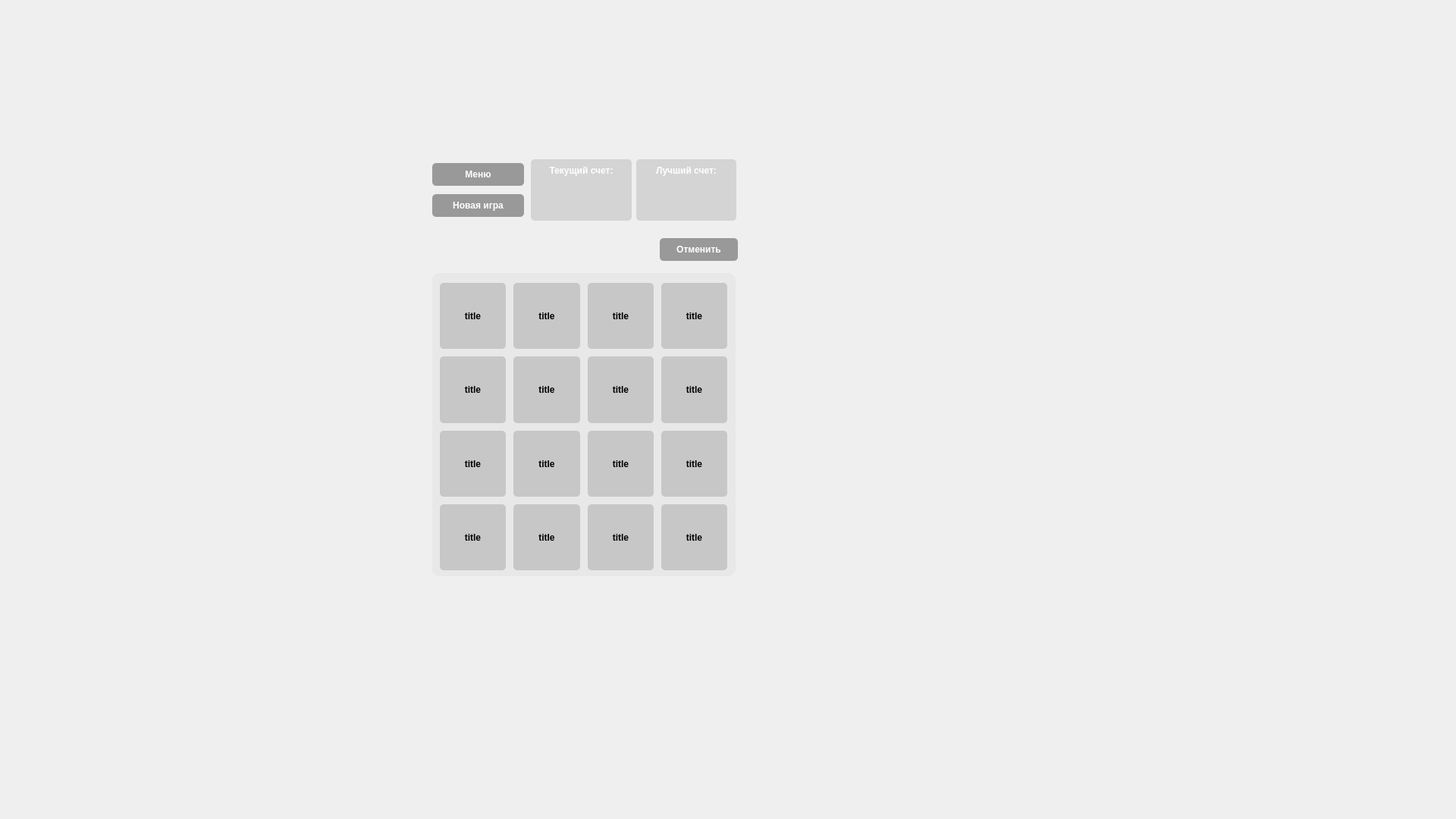
<?xml version="1.0" encoding="UTF-8"?>
<ui version="4.0">
 <class>MainWindow</class>
 <widget class="QMainWindow" name="MainWindow">
  <property name="enabled">
   <bool>true</bool>
  </property>
  <property name="geometry">
   <rect>
    <x>0</x>
    <y>0</y>
    <width>1920</width>
    <height>1080</height>
   </rect>
  </property>
  <property name="minimumSize">
   <size>
    <width>1920</width>
    <height>1080</height>
   </size>
  </property>
  <property name="maximumSize">
   <size>
    <width>1920</width>
    <height>1080</height>
   </size>
  </property>
  <property name="windowTitle">
   <string>MainWindow</string>
  </property>
  <property name="animated">
   <bool>true</bool>
  </property>
  <property name="unifiedTitleAndToolBarOnMac">
   <bool>false</bool>
  </property>
  <widget class="QWidget" name="centralwidget">
   <property name="mouseTracking">
    <bool>false</bool>
   </property>
   <property name="autoFillBackground">
    <bool>false</bool>
   </property>
   <widget class="QWidget" name="horizontalLayoutWidget">
    <property name="geometry">
     <rect>
      <x>700</x>
      <y>210</y>
      <width>271</width>
      <height>81</height>
     </rect>
    </property>
    <layout class="QHBoxLayout" name="horizontalLayout">
     <item>
      <widget class="QLabel" name="label_2">
       <property name="accessibleDescription">
        <string>&lt;html&gt;&lt;head/&gt;&lt;body&gt;&lt;p align=&quot;justify&quot;&gt;&lt;br/&gt;&lt;/p&gt;&lt;/body&gt;&lt;/html&gt;</string>
       </property>
       <property name="layoutDirection">
        <enum>Qt::LayoutDirection::LeftToRight</enum>
       </property>
       <property name="autoFillBackground">
        <bool>false</bool>
       </property>
       <property name="styleSheet">
        <string notr="true">background-color: #d4d4d4;
color: white;
border-radius: 5px;
padding: 5px;
font-weight: bold;</string>
       </property>
       <property name="text">
        <string>Текущий счет:</string>
       </property>
       <property name="alignment">
        <set>Qt::AlignmentFlag::AlignHCenter|Qt::AlignmentFlag::AlignTop</set>
       </property>
      </widget>
     </item>
     <item>
      <widget class="QLabel" name="label">
       <property name="styleSheet">
        <string notr="true">background-color: #d4d4d4;
color: white;
border-radius: 5px;
padding: 5px;
font-weight: bold;
</string>
       </property>
       <property name="locale">
        <locale language="Russian" country="Belarus"/>
       </property>
       <property name="text">
        <string>Лучший счет:</string>
       </property>
       <property name="alignment">
        <set>Qt::AlignmentFlag::AlignHCenter|Qt::AlignmentFlag::AlignTop</set>
       </property>
      </widget>
     </item>
    </layout>
   </widget>
   <widget class="QWidget" name="verticalLayoutWidget">
    <property name="geometry">
     <rect>
      <x>570</x>
      <y>210</y>
      <width>121</width>
      <height>81</height>
     </rect>
    </property>
    <layout class="QVBoxLayout" name="verticalLayout">
     <item>
      <widget class="QPushButton" name="pushButton_2">
       <property name="enabled">
        <bool>true</bool>
       </property>
       <property name="layoutDirection">
        <enum>Qt::LayoutDirection::LeftToRight</enum>
       </property>
       <property name="autoFillBackground">
        <bool>false</bool>
       </property>
       <property name="styleSheet">
        <string notr="true">background-color: #999;
color: white;
border-radius: 5px;
padding: 8px 15px;
font-weight: bold;</string>
       </property>
       <property name="text">
        <string>Меню</string>
       </property>
      </widget>
     </item>
     <item>
      <widget class="QPushButton" name="pushButton">
       <property name="enabled">
        <bool>true</bool>
       </property>
       <property name="styleSheet">
        <string notr="true">background-color: #999;
color: white;
border-radius: 5px;
padding: 8px 15px;
font-weight: bold;</string>
       </property>
       <property name="text">
        <string>Новая игра</string>
       </property>
      </widget>
     </item>
    </layout>
   </widget>
   <widget class="QWidget" name="widget" native="true">
    <property name="geometry">
     <rect>
      <x>570</x>
      <y>360</y>
      <width>400</width>
      <height>400</height>
     </rect>
    </property>
    <property name="styleSheet">
     <string notr="true">background-color: #e8e8e8;
border-radius: 10px;</string>
    </property>
    <widget class="QLabel" name="label_4">
     <property name="geometry">
      <rect>
       <x>10</x>
       <y>13</y>
       <width>87</width>
       <height>87</height>
      </rect>
     </property>
     <property name="styleSheet">
      <string notr="true">background-color: #c7c7c7;
font-weight: bold;
border-radius: 5px;</string>
     </property>
     <property name="text">
      <string>title</string>
     </property>
     <property name="alignment">
      <set>Qt::AlignmentFlag::AlignCenter</set>
     </property>
    </widget>
    <widget class="QLabel" name="label_5">
     <property name="geometry">
      <rect>
       <x>205</x>
       <y>13</y>
       <width>87</width>
       <height>87</height>
      </rect>
     </property>
     <property name="styleSheet">
      <string notr="true">background-color: #c7c7c7;
font-weight: bold;
border-radius: 5px;</string>
     </property>
     <property name="text">
      <string>title</string>
     </property>
     <property name="alignment">
      <set>Qt::AlignmentFlag::AlignCenter</set>
     </property>
    </widget>
    <widget class="QLabel" name="label_17">
     <property name="geometry">
      <rect>
       <x>205</x>
       <y>305</y>
       <width>87</width>
       <height>87</height>
      </rect>
     </property>
     <property name="styleSheet">
      <string notr="true">background-color: #c7c7c7;
font-weight: bold;
border-radius: 5px;</string>
     </property>
     <property name="text">
      <string>title</string>
     </property>
     <property name="alignment">
      <set>Qt::AlignmentFlag::AlignCenter</set>
     </property>
    </widget>
    <widget class="QLabel" name="label_8">
     <property name="geometry">
      <rect>
       <x>10</x>
       <y>208</y>
       <width>87</width>
       <height>87</height>
      </rect>
     </property>
     <property name="styleSheet">
      <string notr="true">background-color: #c7c7c7;
font-weight: bold;
border-radius: 5px;</string>
     </property>
     <property name="text">
      <string>title</string>
     </property>
     <property name="alignment">
      <set>Qt::AlignmentFlag::AlignCenter</set>
     </property>
    </widget>
    <widget class="QLabel" name="label_15">
     <property name="geometry">
      <rect>
       <x>302</x>
       <y>208</y>
       <width>87</width>
       <height>87</height>
      </rect>
     </property>
     <property name="styleSheet">
      <string notr="true">background-color: #c7c7c7;
font-weight: bold;
border-radius: 5px;</string>
     </property>
     <property name="text">
      <string>title</string>
     </property>
     <property name="alignment">
      <set>Qt::AlignmentFlag::AlignCenter</set>
     </property>
    </widget>
    <widget class="QLabel" name="label_16">
     <property name="geometry">
      <rect>
       <x>107</x>
       <y>305</y>
       <width>88</width>
       <height>87</height>
      </rect>
     </property>
     <property name="styleSheet">
      <string notr="true">background-color: #c7c7c7;
font-weight: bold;
border-radius: 5px;</string>
     </property>
     <property name="text">
      <string>title</string>
     </property>
     <property name="alignment">
      <set>Qt::AlignmentFlag::AlignCenter</set>
     </property>
    </widget>
    <widget class="QLabel" name="label_6">
     <property name="geometry">
      <rect>
       <x>302</x>
       <y>13</y>
       <width>87</width>
       <height>87</height>
      </rect>
     </property>
     <property name="styleSheet">
      <string notr="true">background-color: #c7c7c7;
font-weight: bold;
border-radius: 5px;</string>
     </property>
     <property name="text">
      <string>title</string>
     </property>
     <property name="alignment">
      <set>Qt::AlignmentFlag::AlignCenter</set>
     </property>
    </widget>
    <widget class="QLabel" name="label_7">
     <property name="geometry">
      <rect>
       <x>10</x>
       <y>110</y>
       <width>87</width>
       <height>88</height>
      </rect>
     </property>
     <property name="styleSheet">
      <string notr="true">background-color: #c7c7c7;
font-weight: bold;
border-radius: 5px;</string>
     </property>
     <property name="text">
      <string>title</string>
     </property>
     <property name="alignment">
      <set>Qt::AlignmentFlag::AlignCenter</set>
     </property>
    </widget>
    <widget class="QLabel" name="label_14">
     <property name="geometry">
      <rect>
       <x>205</x>
       <y>208</y>
       <width>87</width>
       <height>87</height>
      </rect>
     </property>
     <property name="styleSheet">
      <string notr="true">background-color: #c7c7c7;
font-weight: bold;
border-radius: 5px;</string>
     </property>
     <property name="text">
      <string>title</string>
     </property>
     <property name="alignment">
      <set>Qt::AlignmentFlag::AlignCenter</set>
     </property>
    </widget>
    <widget class="QLabel" name="label_18">
     <property name="geometry">
      <rect>
       <x>302</x>
       <y>305</y>
       <width>87</width>
       <height>87</height>
      </rect>
     </property>
     <property name="styleSheet">
      <string notr="true">background-color: #c7c7c7;
font-weight: bold;
border-radius: 5px;</string>
     </property>
     <property name="text">
      <string>title</string>
     </property>
     <property name="alignment">
      <set>Qt::AlignmentFlag::AlignCenter</set>
     </property>
    </widget>
    <widget class="QLabel" name="label_3">
     <property name="geometry">
      <rect>
       <x>107</x>
       <y>13</y>
       <width>88</width>
       <height>87</height>
      </rect>
     </property>
     <property name="styleSheet">
      <string notr="true">background-color: #c7c7c7;
font-weight: bold;
border-radius: 5px;</string>
     </property>
     <property name="text">
      <string>title</string>
     </property>
     <property name="alignment">
      <set>Qt::AlignmentFlag::AlignCenter</set>
     </property>
    </widget>
    <widget class="QLabel" name="label_10">
     <property name="geometry">
      <rect>
       <x>107</x>
       <y>110</y>
       <width>88</width>
       <height>88</height>
      </rect>
     </property>
     <property name="styleSheet">
      <string notr="true">background-color: #c7c7c7;
font-weight: bold;
border-radius: 5px;</string>
     </property>
     <property name="text">
      <string>title</string>
     </property>
     <property name="alignment">
      <set>Qt::AlignmentFlag::AlignCenter</set>
     </property>
    </widget>
    <widget class="QLabel" name="label_11">
     <property name="geometry">
      <rect>
       <x>205</x>
       <y>110</y>
       <width>87</width>
       <height>88</height>
      </rect>
     </property>
     <property name="styleSheet">
      <string notr="true">background-color: #c7c7c7;
font-weight: bold;
border-radius: 5px;</string>
     </property>
     <property name="text">
      <string>title</string>
     </property>
     <property name="alignment">
      <set>Qt::AlignmentFlag::AlignCenter</set>
     </property>
    </widget>
    <widget class="QLabel" name="label_13">
     <property name="geometry">
      <rect>
       <x>107</x>
       <y>208</y>
       <width>88</width>
       <height>87</height>
      </rect>
     </property>
     <property name="styleSheet">
      <string notr="true">background-color: #c7c7c7;
font-weight: bold;
border-radius: 5px;</string>
     </property>
     <property name="text">
      <string>title</string>
     </property>
     <property name="alignment">
      <set>Qt::AlignmentFlag::AlignCenter</set>
     </property>
    </widget>
    <widget class="QLabel" name="label_12">
     <property name="geometry">
      <rect>
       <x>302</x>
       <y>110</y>
       <width>87</width>
       <height>88</height>
      </rect>
     </property>
     <property name="styleSheet">
      <string notr="true">background-color: #c7c7c7;
font-weight: bold;
border-radius: 5px;</string>
     </property>
     <property name="text">
      <string>title</string>
     </property>
     <property name="alignment">
      <set>Qt::AlignmentFlag::AlignCenter</set>
     </property>
    </widget>
    <widget class="QLabel" name="label_9">
     <property name="geometry">
      <rect>
       <x>10</x>
       <y>305</y>
       <width>87</width>
       <height>87</height>
      </rect>
     </property>
     <property name="styleSheet">
      <string notr="true">background-color: #c7c7c7;
font-weight: bold;
border-radius: 5px;</string>
     </property>
     <property name="text">
      <string>title</string>
     </property>
     <property name="alignment">
      <set>Qt::AlignmentFlag::AlignCenter</set>
     </property>
    </widget>
   </widget>
   <widget class="QWidget" name="horizontalLayoutWidget_2">
    <property name="geometry">
     <rect>
      <x>870</x>
      <y>310</y>
      <width>103</width>
      <height>38</height>
     </rect>
    </property>
    <layout class="QHBoxLayout" name="horizontalLayout_2">
     <item>
      <widget class="QPushButton" name="pushButton_3">
       <property name="styleSheet">
        <string notr="true">background-color: #999;
color: white;
border-radius: 5px;
padding: 8px 15px;
font-weight: bold;</string>
       </property>
       <property name="text">
        <string>Отменить</string>
       </property>
      </widget>
     </item>
    </layout>
   </widget>
  </widget>
 </widget>
 <resources/>
 <connections/>
</ui>
